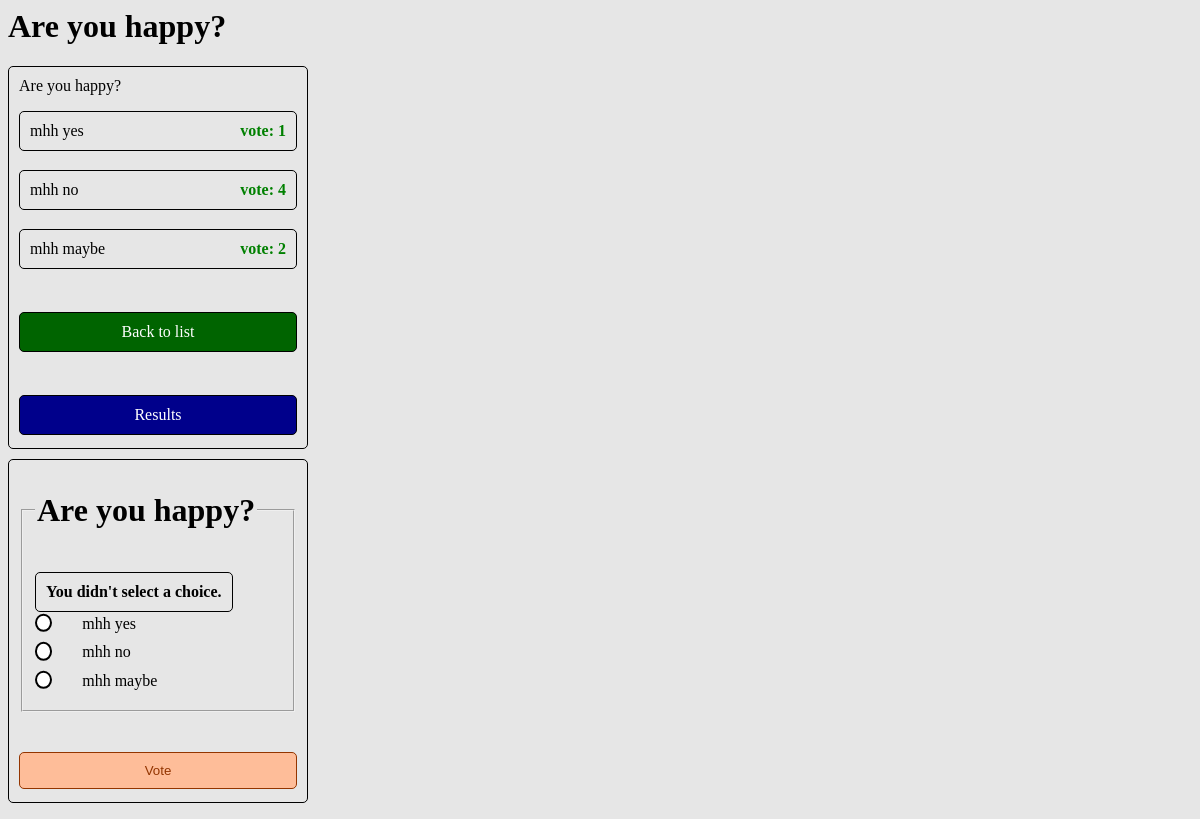
/polls/2/vote/, run on the app's committed database.
### polls/models.py (models this page shows, shortened)
class Question(models.Model):
    question_text = models.CharField(max_length=200)
    pub_date = models.DateTimeField('date published')
    @admin.display(
        boolean=True,
        ordering="pub_date",
        description="Published recently?",
    )
    def __str__(self):
        return self.question_text

class Choice(models.Model):
    question = models.ForeignKey(Question, on_delete=models.CASCADE)
    choice_text = models.CharField(max_length=200)
    votes = models.IntegerField(default=0)

### polls/views.py (the view)
# urls.py: path('<int:question_id>/vote/', views.vote, name='vote'),
def vote(request, question_id):
    question = get_object_or_404(Question, pk=question_id)
    try:
        selected_choice = question.choice_set.get(pk=request.POST["choice"])
    except (KeyError, Choice.DoesNotExist):
        return render(
            request,
            "polls/detail.html",
            {
                "question": question,
                "error_message": "You didn't select a choice.",
            },
        )
    else:
        selected_choice.votes = F("votes") + 1
        selected_choice.save()
        return HttpResponseRedirect(reverse("polls:results", args=(question.id,)))

### polls/templates/polls/detail.html (shortened to what this page needs)
{% load static %}
<link rel="stylesheet" href="{% static 'polls/detail.css' %}">
<link rel="stylesheet" href="{% static 'polls/styles.css' %}">
{% if question %}
    <h1>{{ question }}</h1>
    <div>
    {{question.question_text}}
    {% for choice in question.choice_set.all %}
        <p>
            <span>{{ choice.choice_text }}</span>
            <span class="vote">vote: {{ choice.votes }}</span>
        </p>
    {% endfor %}
    <a href="{% url 'polls:index' %}" class="btn-back-to-list">
        <span>Back to list</span>
    </a>
    <a href="{% url 'polls:results' question.id %}" class="btn-results">
        <span>Results</span>
    </a>
    </div>
{% else %}
    <p>No polls details.</p>
{% endif %}
<form action="{% url 'polls:vote' question.id %}" method="post">
    <fieldset>
        <legend><h1>{{ question.question_text }}</h1></legend>
        {% if error_message %}<p><strong>{{ error_message }}</strong></p>{% endif %}
        {% for choice in question.choice_set.all %}
        <label for="choice{{ forloop.counter }}">
            <input type="radio" name="choice" id="choice{{ forloop.counter }}" value="{{ choice.id }}">
            <span>{{ choice.choice_text }}</span>
        </label>
        <br>
        {% endfor %}
    </fieldset>
    <input type="submit" value="Vote">
    </form>

### polls/static/polls/detail.css (style rules this page uses)
*, *:before, *:after { box-sizing: border-box; }
div { width: 300px; display:grid; border: 1px solid black; padding: 10px; border-radius: 5px; text-decoration: none; color:black; }
p { border: 1px solid black; padding: 10px; margin-bottom: 3px; border-radius: 5px; text-decoration: none; color:black; display:inline-flex; justify-content: space-between; }
form { width: 300px; border: 1px solid black; border-radius: 5px; padding:10px; margin-top:10px; }
label { display: inline-flex; justify-content: space-between; width: 100%; margin-bottom: 10px; }
label span { text-align: left; width: 100%; padding-left: 30px; padding-right: 10px; }
input[type=submit] { width: 100%; border: 1px solid #933500; padding: 10px; margin-top: 40px; margin-bottom: 3px; border-radius: 5px; text-decoration: none; color:#933500; background-color:#febd99 }
input[type=radio] { appearance: none; background-color: #fff; margin: 0; font: inherit; color: currentColor; width: 1.15em; height: 1.15em; border: 0.15em solid currentColor; border-radius: 50%; transform: translateY(-0.075em); display: grid; place-content: center; }
input[type="radio"]::before { content: ""; width: 0.65em; height: 0.65em; border-radius: 50%; transform: scale(0); transition: 120ms transform ease-in-out; box-shadow: inset 1em 1em var(--form-control-color); background-color: CanvasText; }
.vote { color:green; font-size: medium; font-weight: bold; }
.btn-back-to-list { text-align: center; border: 1px solid black; padding: 10px; margin-top: 40px; margin-bottom: 3px; border-radius: 5px; text-decoration: none; color:white; background-color:darkgreen }
.btn-results { text-align: center; border: 1px solid black; padding: 10px; margin-top: 40px; margin-bottom: 3px; border-radius: 5px; text-decoration: none; color:white; background-color:darkblue }

### data on the page
Question: question_text "Are you happy?"
Choice: choice_text "mhh yes", votes "1"
Choice: choice_text "mhh no", votes "4"
Choice: choice_text "mhh maybe", votes "2"

### other printed values
{{ error_message }} "You didn't select a choice."
